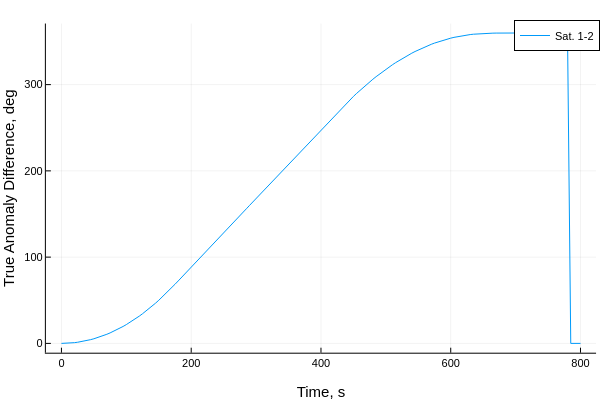

Notebook code for this chart:
### Code cell
plot(thist[1:end],broadcast.(rad2deg,Δθunhist[1:end,1]),label=permutedims(mylabel))
plot!(xlabel="Time, s", ylabel = "True Anomaly Difference, deg")

### Figure 1 — Plotly figure (JSON) as saved in the notebook; plotly's stock layout.template omitted (floating-point values rounded to 4 significant figures; data arrays with more than 128 entries replaced by an {"elided": "..."} marker saying what was removed)
{"data": [{"colorbar": {"title": ""}, "legendgroup": "Sat. 1-2", "line": {"color": "rgba(0, 154, 250, 1.000)", "dash": "solid", "shape": "linear", "width": 1}, "mode": "lines", "name": "Sat. 1-2", "showlegend": true, "type": "scatter", "x": {"elided": "161 int values"}, "xaxis": "x", "y": {"elided": "161 float values"}, "yaxis": "y", "zmax": null, "zmin": null}], "layout": {"annotations": [], "height": 400, "legend": {"bgcolor": "rgba(255, 255, 255, 1.000)", "bordercolor": "rgba(0, 0, 0, 1.000)", "borderwidth": 1, "font": {"color": "rgba(0, 0, 0, 1.000)", "family": "sans-serif", "size": 11}, "title": {"font": {"color": "rgba(0, 0, 0, 1.000)", "family": "sans-serif", "size": 15}, "text": ""}, "tracegroupgap": 0, "traceorder": "normal", "x": 1, "xanchor": "auto", "y": 1, "yanchor": "auto"}, "margin": {"b": 20, "l": 0, "r": 0, "t": 20}, "paper_bgcolor": "rgba(255, 255, 255, 1.000)", "plot_bgcolor": "rgba(255, 255, 255, 1.000)", "showlegend": true, "width": 600, "xaxis": {"anchor": "y", "domain": [0.07647, 0.9934], "gridcolor": "rgba(0, 0, 0, 0.100)", "gridwidth": 0.5, "linecolor": "rgba(0, 0, 0, 1.000)", "mirror": false, "range": [-24, 824], "showgrid": true, "showline": true, "showticklabels": true, "tickangle": 0, "tickcolor": "rgb(0, 0, 0)", "tickfont": {"color": "rgba(0, 0, 0, 1.000)", "family": "sans-serif", "size": 11}, "tickmode": "array", "ticks": "inside", "ticktext": ["0", "200", "400", "600", "800"], "tickvals": [0, 200, 400, 600, 800], "title": "Time, s", "titlefont": {"color": "rgba(0, 0, 0, 1.000)", "family": "sans-serif", "size": 15}, "type": "-", "visible": true, "zeroline": false, "zerolinecolor": "rgba(0, 0, 0, 1.000)"}, "yaxis": {"anchor": "x", "domain": [0.07581, 0.9902], "gridcolor": "rgba(0, 0, 0, 0.100)", "gridwidth": 0.5, "linecolor": "rgba(0, 0, 0, 1.000)", "mirror": false, "range": [-10.8, 370.8], "showgrid": true, "showline": true, "showticklabels": true, "tickangle": 0, "tickcolor": "rgb(0, 0, 0)", "tickfont": {"color": "rgba(0, 0, 0, 1.000)", "family": "sans-serif", "size": 11}, "tickmode": "array", "ticks": "inside", "ticktext": ["0", "100", "200", "300"], "tickvals": [0, 100, 200, 300], "title": "True Anomaly Difference, deg", "titlefont": {"color": "rgba(0, 0, 0, 1.000)", "family": "sans-serif", "size": 15}, "type": "-", "visible": true, "zeroline": false, "zerolinecolor": "rgba(0, 0, 0, 1.000)"}}}
